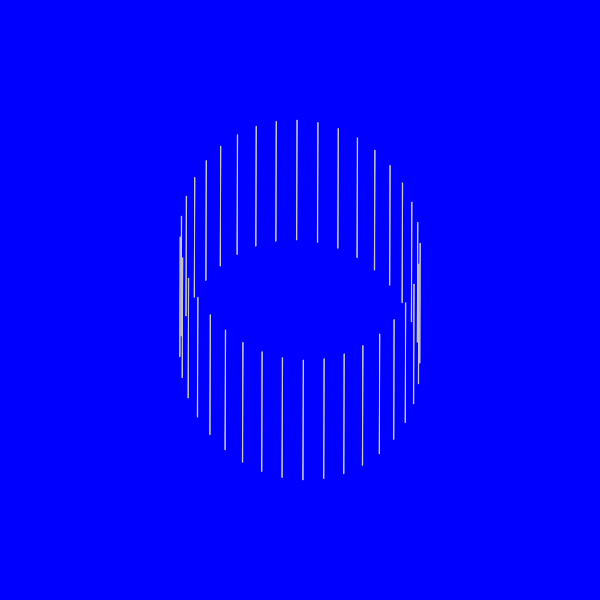
Frame 1 (no input)
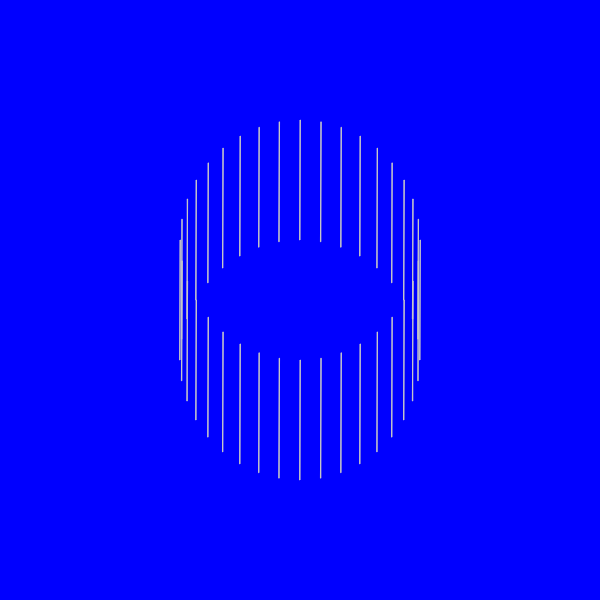
Frame 60 (no input)
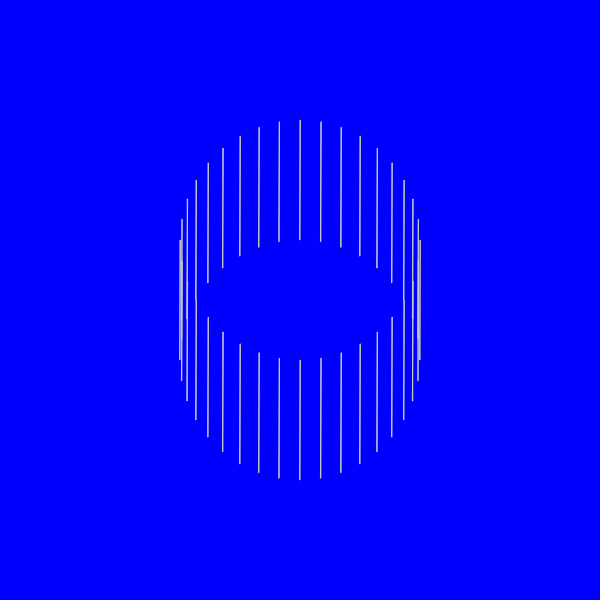
Frame 120 (the mouse pressed at the canvas centre since frame 60)

The p5.js sketch that drew these frames (run headless with seeded random() and noise() and a simulated clock; from frame 60 on, the mouse is pressed at the canvas centre):

// p5.js sketch
// ── sketch.js
//recreate "Binocular interference" from Geometric daily
// http:geometrydaily.tumblr.com/post/44861153655/392-binocular-interference-a-new-minimal
var t = 120;

var circleSize = 120;
var step = 10;

function setup() {
  createCanvas(600, 600); 
  strokeWeight(1);
  stroke(200);
} 

function draw(){
  background(0,0,255); 
  translate(width/2, height*0.40);

  var offset = ((frameCount % t) / t) * 180 ;

  for(var i = 0; i < 360; i+= step){
    let x = sin(radians(i + offset));
    let y = cos(radians(i - offset));

   // rotate(radians(frameCount));

    rect(x*circleSize, y*circleSize, 0, circleSize);
  }

}
